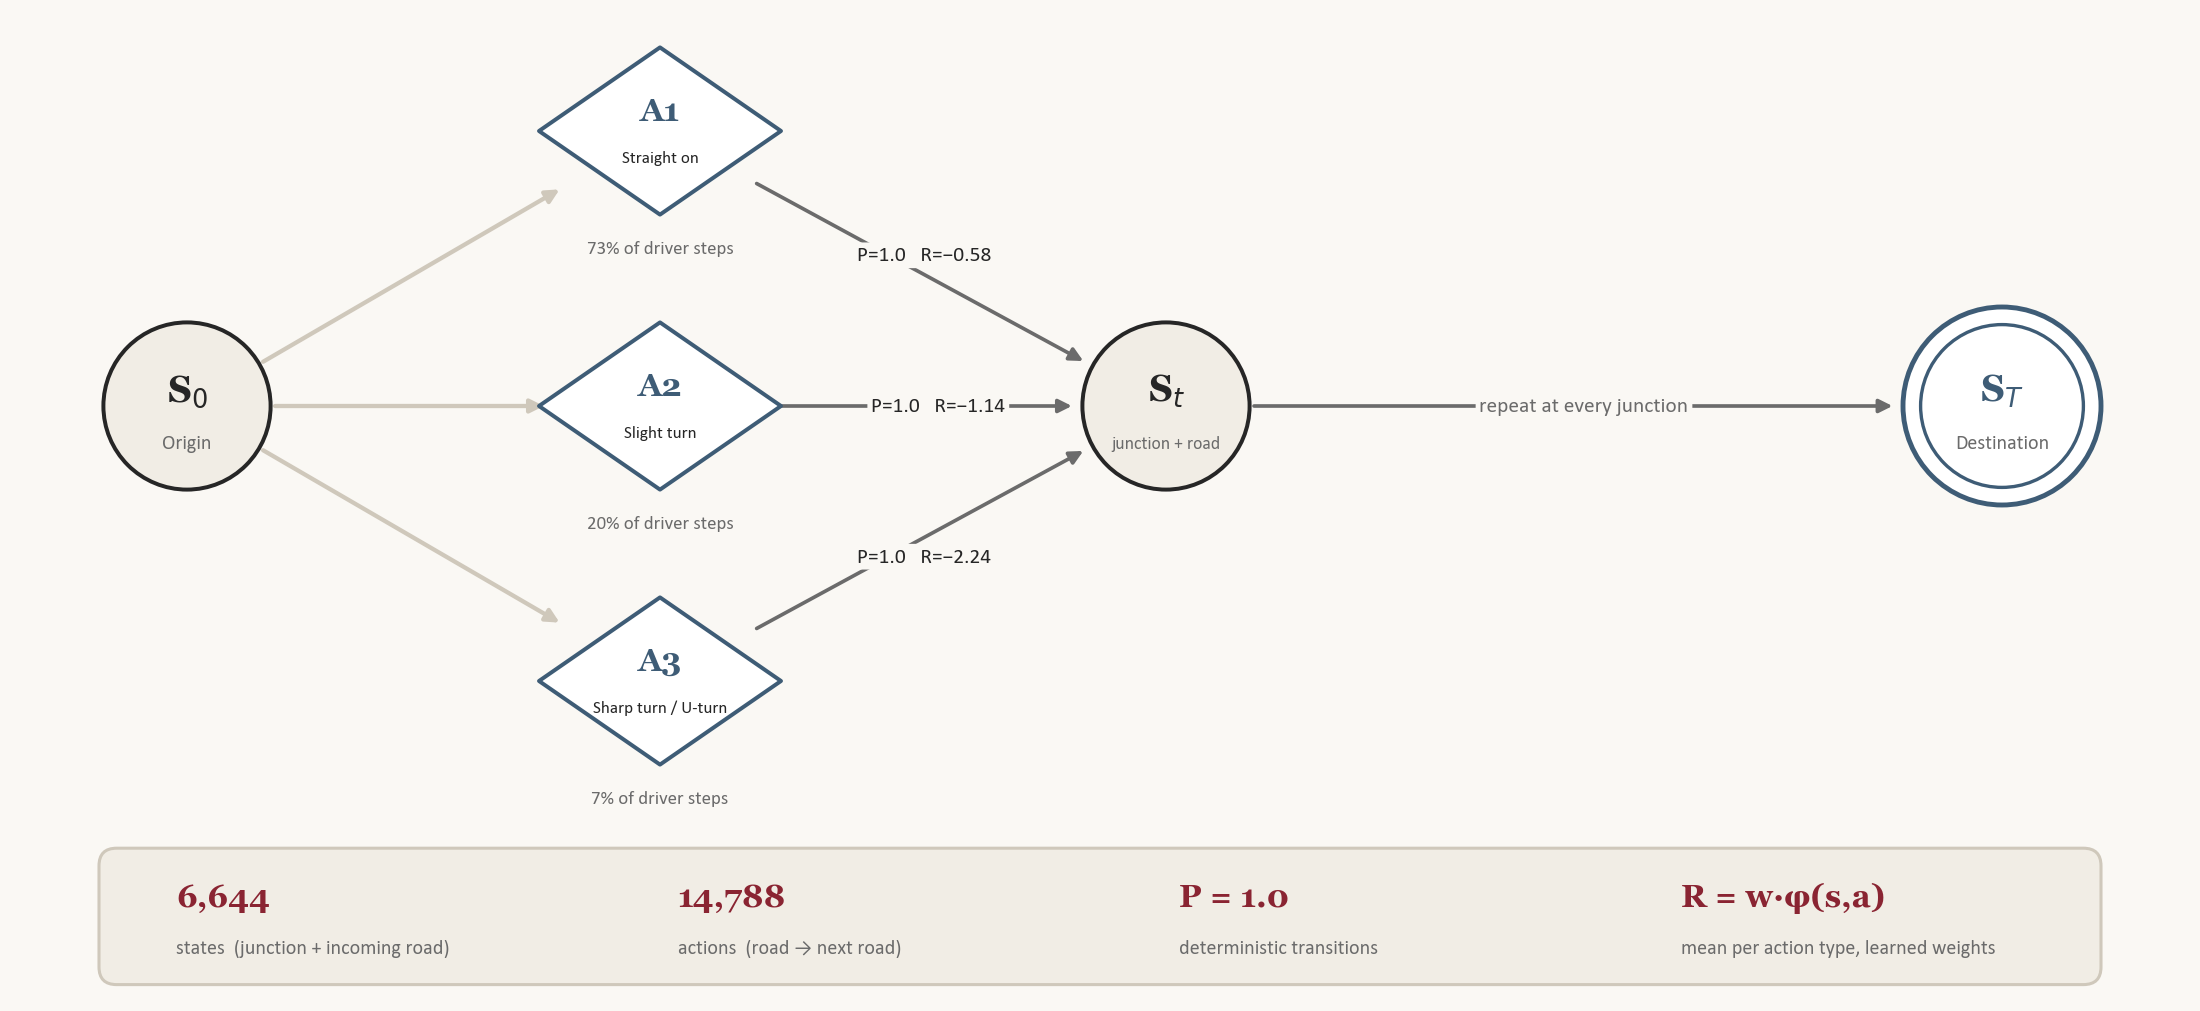

This chart was generated by the following Python code:
import numpy as np, matplotlib
matplotlib.use("Agg")
import matplotlib.pyplot as plt
from matplotlib.patches import Circle, Polygon, FancyArrowPatch, FancyBboxPatch
from matplotlib import font_manager as fm

INK, MUTED, ACC, SLATE = "#262626", "#6B6B6B", "#8A2432", "#3E5C76"
PAPER, BAND, LINE = "#FAF8F4", "#F1EDE5", "#CFC8BB"
names = {f.name for f in fm.fontManager.ttflist}
SERIF = "Georgia" if "Georgia" in names else "DejaVu Serif"
SANS = "Calibri" if "Calibri" in names else "DejaVu Sans"

fig = plt.figure(figsize=(10.0, 4.6), dpi=220)
fig.patch.set_facecolor(PAPER)
ax = fig.add_axes([0, 0, 1, 1]); ax.set_xlim(0, 10); ax.set_ylim(0, 4.6); ax.axis("off")
ux = 72

# Real numbers: mean learned reward R = w.phi over all 14,788 transitions of each turn type (Porto graph);
# share = fraction of the 77,531 expert (real taxi) steps that take that turn type.
S = {"S0": (.85, 2.75, "S$_0$", "Origin"),
     "S1": (5.3, 2.75, "S$_t$", "junction + road"),
     "ST": (9.1, 2.75, "S$_T$", "Destination")}
A = {"A1": (3.0, 4.0, "Straight on", "73% of driver steps"),
     "A2": (3.0, 2.75, "Slight turn", "20% of driver steps"),
     "A3": (3.0, 1.5, "Sharp turn / U-turn", "7% of driver steps")}
P = {k: v[:2] for k, v in {**S, **A}.items()}
RS, RA = .38, .55

for k, (x, y, lab, sub) in S.items():
    term = k == "ST"
    col = SLATE if term else INK
    ax.add_patch(Circle((x, y), RS + (.07 if term else 0), fc="white" if term else BAND, ec=col,
                        lw=1.6 if term else 1.3, zorder=3))
    if term:
        ax.add_patch(Circle((x, y), RS - .01, fc="white", ec=col, lw=1.1, zorder=3))
    ax.text(x, y + .07, lab, ha="center", va="center", fontsize=12, fontfamily=SERIF, fontweight="bold", color=col, zorder=4)
    ax.text(x, y - .17, sub, ha="center", va="center", fontsize=5.8 if "junction" in sub else 6.6,
            fontfamily=SANS, color=MUTED, zorder=4)
for k, (x, y, name, share) in A.items():
    ax.add_patch(Polygon([(x - RA, y), (x, y + .38), (x + RA, y), (x, y - .38)], fc="white", ec=SLATE, lw=1.3,
                         joinstyle="round", zorder=3))
    ax.text(x, y + .09, k, ha="center", va="center", fontsize=10.5, fontfamily=SERIF, fontweight="bold", color=SLATE, zorder=4)
    ax.text(x, y - .12, name, ha="center", va="center", fontsize=5.6, fontfamily=SANS, color=INK, zorder=4)
    ax.text(x, y - .53, share, ha="center", va="center", fontsize=6.2, fontfamily=SANS, color=MUTED, zorder=4)


def rad(k):
    if k in A:
        return .5 * ux
    return (RS + (.07 if k == "ST" else 0) + .02) * ux


def arrow(a, b, label=None, color=MUTED, lw=1.2, off=(0, 0), t=.5, lcol=INK):
    ax.add_patch(FancyArrowPatch(P[a], P[b], arrowstyle="-|>", mutation_scale=9, shrinkA=rad(a), shrinkB=rad(b) + 2,
                                 color=color, lw=lw, zorder=2))
    if label:
        p, q = np.array(P[a]), np.array(P[b]); x, y = p + (q - p) * t
        ax.text(x + off[0], y + off[1], label, ha="center", va="center", fontsize=7, fontfamily=SANS, color=lcol, zorder=5,
                bbox=dict(boxstyle="round,pad=0.18", fc=PAPER, ec="none"))


for a in A:
    arrow("S0", a, color=LINE, lw=1.4)
arrow("A1", "S1", "P=1.0   R=−0.58", off=(.05, .06))
arrow("A2", "S1", "P=1.0   R=−1.14", t=.55)
arrow("A3", "S1", "P=1.0   R=−2.24", off=(.05, -.06))
arrow("S1", "ST", "repeat at every junction", color=MUTED, lcol=MUTED)

fx, fy, fw, fh = .45, .12, 9.1, .62
ax.add_patch(FancyBboxPatch((fx, fy), fw, fh, boxstyle="round,pad=0,rounding_size=.08", fc=BAND, ec=LINE, lw=1, zorder=1))
items = [("6,644", "states  (junction + incoming road)"),
         ("14,788", "actions  (road → next road)"),
         ("P = 1.0", "deterministic transitions"),
         ("R = w·φ(s,a)", "mean per action type, learned weights")]
for i, (big, small) in enumerate(items):
    x = fx + .35 + i * 2.28
    ax.text(x, fy + fh * .64, big, ha="left", va="center", fontsize=10.5, fontfamily=SERIF, fontweight="bold",
            color=ACC, zorder=4)
    ax.text(x, fy + fh * .27, small, ha="left", va="center", fontsize=6.6, fontfamily=SANS, color=MUTED, zorder=4)

fig.savefig("midreview_assets/mdp_proj.png", facecolor=PAPER)
